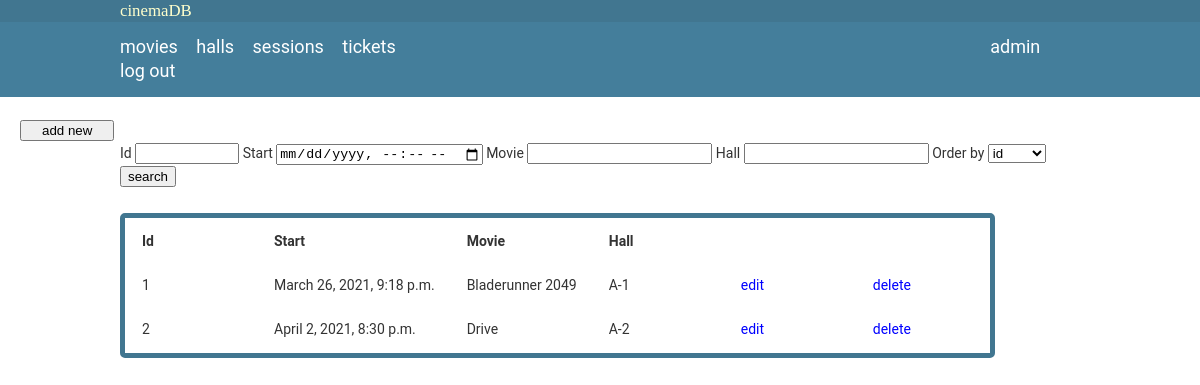
The page /sessions (signed in) on the database its author committed.
### interface/models.py (models this page shows, shortened)
class Session(models.Model):
    start = models.DateTimeField()
    movie = models.ForeignKey(Movie, on_delete=models.CASCADE)
    hall = models.ForeignKey(Hall, on_delete=models.CASCADE)

class Movie(models.Model):
    name = models.CharField(max_length=100, unique=True)
    duration = models.DurationField(max_length=180, default=120)
    ganre = models.CharField(max_length=50)
    def __str__(self):
        return self.name

class Hall(models.Model):
    name = models.CharField(max_length=10)
    capacity = models.IntegerField()
    def __str__(self):
        return self.name

### interface/views.py (the view)
# urls.py: path('sessions', view=sessions, name='page.sessions'),
@login_required(login_url='page.login')
def sessions(request):
    session_list = Session.objects.all()
    return render(request, 'interface/sessions.html', {'tab_title': 'sessions', 'session_list': session_list})

### interface/templates/interface/sessions.html (shortened to what this page needs)
{% extends "interface/base.html" %}
{% block content %}
<div class="container">
    <form action="/search/sessions" method="GET" autocomplete="off">
        <br/>
        Id      <input type="number"          name="id"     value="{{id}}">
        Start   <input type="datetime-local"  name="start"  value="{{start}}">
        Movie   <input type="text"            name="movie"  value="{{movie}}">
        Hall    <input type="text"            name="hall"   value="{{hall}}">
        Order by  <select name="orderby" id="orderby">
                    <option value="id">    id</option>
                  </select>
                <input type="submit"    value="search">
    </form>
    <table class="table">
        <tr>
            <th>Id</th>
            <th>Start</th>
            <th>Movie</th>
            <th>Hall</th>
        </tr>
        {% for session in session_list %}
        <tr>
            <td> {{session.id}} </td>
            <td> {{session.start}} </td>
            <td> {{session.movie}} </td>
            <td> {{session.hall}} </td>
            <td> <a href="{% url 'page.edit' 'sessions' session.id %}">edit</a> </td>
            <td> <a href="{% url 'page.delete' 'sessions' session.id %}">delete</a> </td>
        </tr>
        {% endfor %}
    </table>
</div>
<div id="sidebar">
    <form action="{% url 'page.add' 'sessions' %}">
        <input type="submit" value="add new"/>
    </form>
</div>
{% endblock content %}

### interface/templates/interface/base.html (shortened to what this page needs)
{%load static%}
<!DOCTYPE html>
<html lang="en">
    <head>
        <link rel="stylesheet" type="text/css" href="{% static 'style.css' %}">
    </head>
    <body>
        <nav id="main-header">
            <div class="container">
                <a style="padding: px; font-size: larger;" href="{% url 'page.movies' %}">cinemaDB</a>
            </div>
        </nav>
        <header id="navbar">
            <div class="container">
                <ul>
                    <li><a href="/movies">movies</a></li>
                    <li><a href="/halls">halls</a></li>
                    <li><a href="/sessions">sessions</a></li>
                    <li><a href="/tickets">tickets</a></li>
                    <li><a style="padding-left: 60%;">{{request.user}}</a></li>
                    <li><a href="/logout">log out</a></li>
                </ul>
            </div>
        </header>
    {% block content%}
    {% endblock %}
    </body>
</html>

### interface/static/style.css (style rules this page uses)
#sidebar { height: 100%; width: 120px; position: fixed; padding-top: 120px; top: 0; }
#sidebar input { margin-left: 20px; padding-left: 20px; padding-right: 20px; display: block; }
body { font-family:Arial, Helvetica, sans-serif; line-height:1.6em; margin: 0; padding: 0; font-size: 14px; font-family: "Roboto","Lucida Grande","DejaVu Sans","Bitstream Vera Sans",Verdana,Arial,sans-serif; color: #333; background: #fff; }
a { text-decoration: none; color: blue; }
.container { width:80%; margin:auto; overflow:auto; }
input[type="number"] { width: 10%; }
.table { margin: 25px 0px; border: 5px solid #417690; border-radius: 5px; overflow: hidden; }
.table tbody tr { text-align: left; }
.table th, .table td { padding: 10px 15px; min-width: 100px; }
#main-header { background: #417690; color: #ffc; }
#main-header a { font-family: "Verdana"; font-size: 25px; margin: auto; background: #417690; color: #ffc; }
#navbar { background-color: #447e9b; color: #fff; }
#navbar ul { padding:0; list-style: none; }
#navbar li { display:inline; }
#navbar a { color:#fff; text-decoration: none; font-size:18px; padding-right:15px; }

### rows shown on the page
Session: id "1", start "March 26, 2021, 9:18 p.m.", movie "Bladerunner 2049", hall "A-1"
Session: id "2", start "April 2, 2021, 8:30 p.m.", movie "Drive", hall "A-2"

### other values the page prints
{{ request.user }} "admin"
